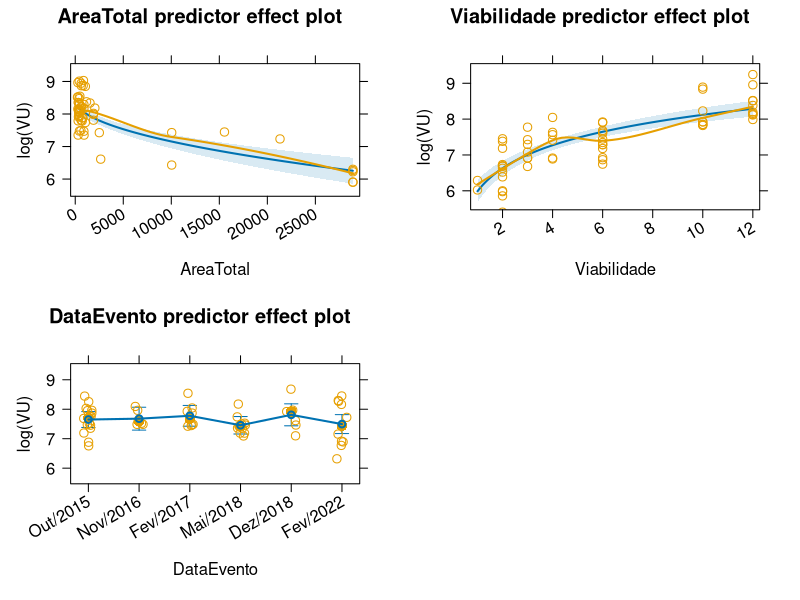
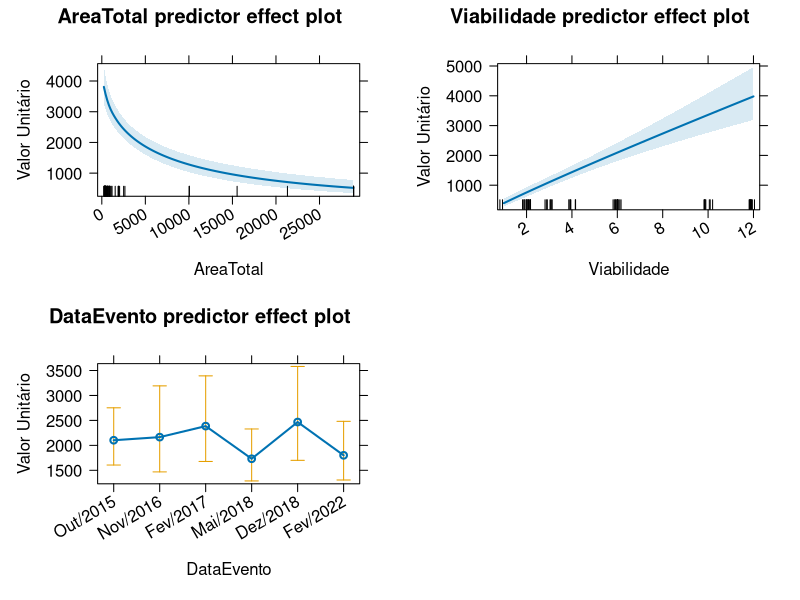

Recreate these plots in R, in order. (Note: this script raises an error after producing the figures.)
# Avaliação Via Expressa Sul
# 

library(readxl)
library(effects)
library(car)
library(sf)
library(kableExtra)

amostra <- 
  read_excel("Laudo/dados.xls", 
             sheet = "Dados", range = "B2:J62", 
             col_types = c("text", "text", "text", "text", "text", "numeric", 
                           "numeric", "numeric", "numeric"))
amostra <- within(amostra, {
  DataEvento <- factor(DataEvento,
                       labels = c("Out/2015", "Nov/2016", "Fev/2017",
                                  "Mai/2018", "Dez/2018", "Fev/2022"))
  VU <- ValorTotal/AreaTotal
  # DataEvento <- relevel(DataEvento, 5)
})

fit <- lm(log(VU) ~ sqrt(AreaTotal) + log(Viabilidade) + DataEvento, 
          data = amostra )
s <- summary(fit)

plot(predictorEffects(fit, residuals = T),
     axes=list(x=list(rotate=30))
)

plot(predictorEffects(fit),
     axes=list(y=list(transform=exp, lab="Valor Unitário"),
               x=list(rotate=30))
)

lotes <- read_sf("Lotes.geojson")

lotes <- lotes[, c(3, 1, 2)]

# 6 pav.

p <- predict(fit, 
             newdata = expand.grid(AreaTotal = lotes$area, Viabilidade = 6, 
                            DataEvento = factor("Fev/2022")),
             interval = "confidence", level = .80)

p <- as.data.frame(p)

P <- exp(p)

P <- P[, c("lwr", "fit", "upr")]

lotes <- cbind(lotes, P)

# lotes <- lotes[order(lotes$ID), ]

Valores <- within(lotes, {
  Vmax <- area*upr
  Vmedio <- area*fit
  Vmin <- area*lwr
  Vadotado <- .9*Vmedio
  VU <- Vadotado/area
  rm(ID, area, perimeter, fit, lwr, upr)
})

Valores <- st_drop_geometry(Valores)

lotes <- cbind(lotes, Valores)

write_sf(lotes, "Lotes.geojson", delete_dsn = T)

kable(st_drop_geometry(lotes[, c("ID", "Vadotado", "Vmin", "Vmedio", "Vmax")]),
     col.names = c("ID", "Valor Adotado", "Valor Mínimo", "Valor Mediano", "Valor Máximo"),
     digits = 0, format.args = list(big.mark = ".", decimal.mark = ',')
    )

sum(lotes$Vadotado)
